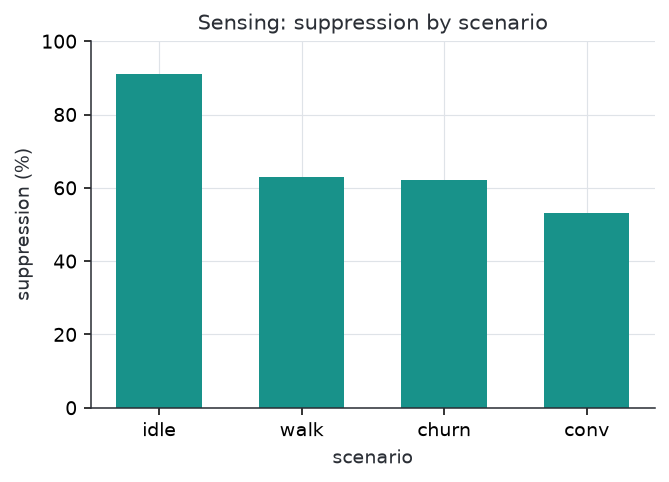

Write Python code to recreate this figure.
"""Figure 6 — sensor report-suppression by scenario.

A static idle node stays ~91% quiet; suppression falls as real events pick up
(walk, churn, conversation). Reads the sensing_suppression gold mart.
"""
import os

from pipeline.figures import style
from pipeline.figures.gold_io import read_gold

OUT = os.path.join(os.path.dirname(__file__), "fig06_suppression.png")
# Scenario order from idlest to busiest.
ORDER = ["idle", "walk", "churn", "conv"]


def plot(rows):
    """Bar chart of suppression median by scenario. `rows` are
    sensing_suppression dicts with scenario and suppression_median_pct."""
    by = {r["scenario"]: r["suppression_median_pct"] for r in rows}
    scenarios = [s for s in ORDER if s in by]
    values = [by[s] for s in scenarios]

    style.apply_theme()
    fig, ax = style.new_axes("scenario", "suppression (%)",
                             "Sensing: suppression by scenario")
    ax.bar(scenarios, values, color=style.PALETTE["teal"], width=0.6)
    ax.set_ylim(0, 100)
    return fig


def main():
    rows = read_gold("sensing_suppression")
    fig = plot(rows)
    fig.savefig(OUT)
    print(f"wrote {OUT}")


if __name__ == "__main__":
    main()
